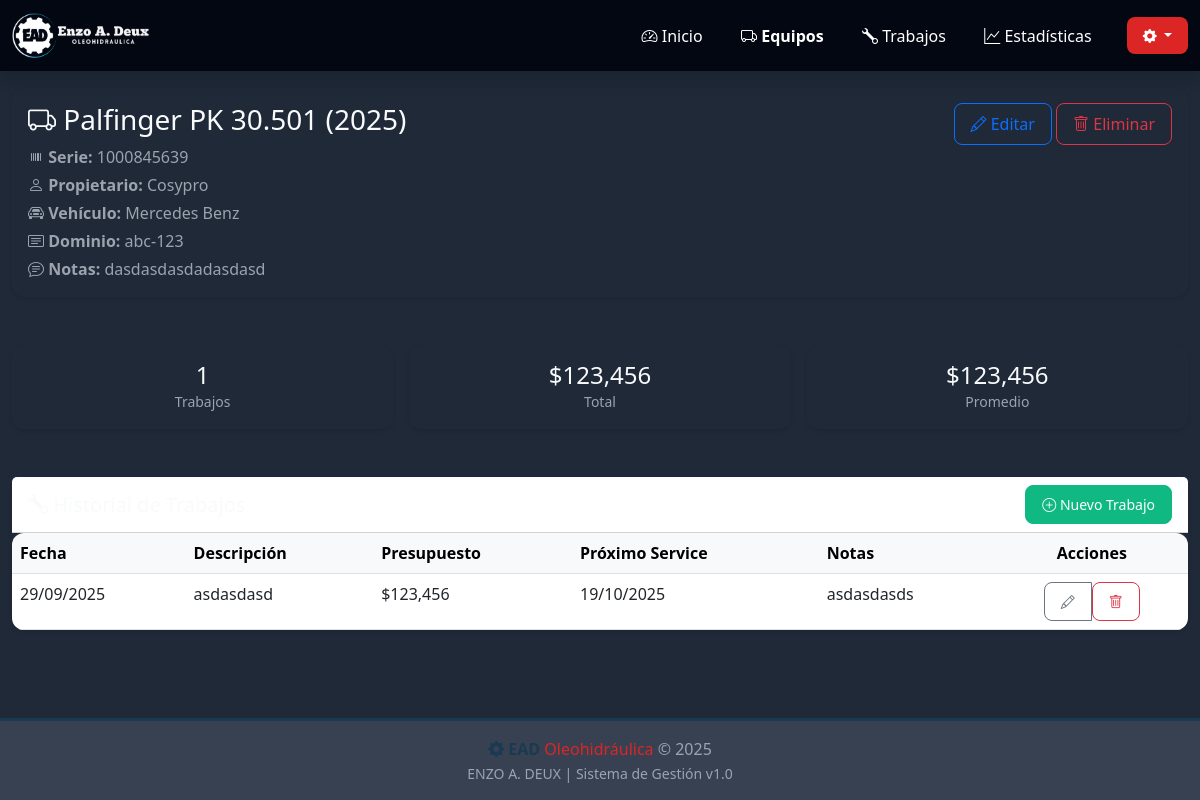
The page /equipo/5 on the database its author committed.
### app_web.py (models this page shows)
class BaseModel(Model):
    class Meta:
        database = db

class Equipment(BaseModel):
    marca = CharField()
    modelo = CharField()
    anio = IntegerField()
    n_serie = CharField()
    propietario = CharField(null=True)
    vehiculo = CharField(null=True)
    dominio = CharField(null=True)
    notes = TextField(null=True)

class Job(BaseModel):
    equipment = ForeignKeyField(Equipment, backref='jobs', on_delete='CASCADE')
    date_done = DateField()
    description = TextField()
    budget = FloatField(default=0.0)
    next_service_days = IntegerField(null=True)
    next_service_date = DateField(null=True)
    notes = TextField(null=True)

### app_web.py (the view)
@app.route('/equipo/<int:equipo_id>')
def equipo_detail(equipo_id):
    equipo = Equipment.get_by_id(equipo_id)
    trabajos = Job.select().where(Job.equipment == equipo).order_by(Job.date_done.desc())
    trabajos_list = []
    total_gastado = 0
    for job in trabajos:
        trabajos_list.append({
            'id': job.id,
            'date': job.date_done.strftime('%d/%m/%Y'),
            'description': job.description,
            'budget': job.budget,
            'next_service': job.next_service_date.strftime('%d/%m/%Y') if job.next_service_date else '-',
            'notes': job.notes or ''
        })
        total_gastado += job.budget
    promedio = total_gastado / len(trabajos_list) if trabajos_list else 0
    return render_template('equipo_detail.html',
                         equipo=equipo,
                         trabajos=trabajos_list,
                         total_gastado=total_gastado,
                         promedio=promedio)

### templates/equipo_detail.html (shortened to what this page needs)
{% extends "base.html" %}
{% block content %}
<div class="animate-slide">
    <div class="row mb-4">
        <div class="col-12">
            <div class="card">
                <div class="card-body">
                    <div class="d-flex justify-content-between align-items-start flex-wrap">
                        <div>
                            <h3 class="mb-2">
                                <i class="bi bi-truck"></i> {{ equipo.marca }} {{ equipo.modelo }} ({{ equipo.anio }})
                            </h3>
                            <div class="text-muted">
                                <p class="mb-1"><i class="bi bi-upc"></i> <strong>Serie:</strong> {{ equipo.n_serie }}</p>
                                {% if equipo.propietario %}
                                <p class="mb-1"><i class="bi bi-person"></i> <strong>Propietario:</strong> {{ equipo.propietario }}</p>
                                {% endif %}
                                {% if equipo.vehiculo %}
                                <p class="mb-1"><i class="bi bi-car-front"></i> <strong>Vehículo:</strong> {{ equipo.vehiculo }}</p>
                                {% endif %}
                                {% if equipo.dominio %}
                                <p class="mb-1"><i class="bi bi-card-text"></i> <strong>Dominio:</strong> {{ equipo.dominio }}</p>
                                {% endif %}
                                {% if equipo.notes %}
                                <p class="mb-0"><i class="bi bi-chat-text"></i> <strong>Notas:</strong> {{ equipo.notes }}</p>
                                {% endif %}
                            </div>
                        </div>
                        <div class="mt-3 mt-md-0">
                            <a href="/equipo/{{ equipo.id }}/editar" class="btn btn-outline-primary">
                                <i class="bi bi-pencil"></i> Editar
                            </a>
                            <button class="btn btn-outline-danger" onclick="confirmarEliminar()">
                                <i class="bi bi-trash"></i> Eliminar
                            </button>
                        </div>
                    </div>
                </div>
            </div>
        </div>
    </div>
    <div class="row g-3 mb-4">
        <div class="col-4">
            <div class="card text-center">
                <div class="card-body">
                    <h4 class="mb-0">{{ trabajos|length }}</h4>
                    <small class="text-muted">Trabajos</small>
                </div>
            </div>
        </div>
        <div class="col-4">
            <div class="card text-center">
                <div class="card-body">
                    <h4 class="mb-0">${{ "{:,.0f}".format(total_gastado) }}</h4>
                    <small class="text-muted">Total</small>
                </div>
            </div>
        </div>
        <div class="col-4">
            <div class="card text-center">
                <div class="card-body">
                    <h4 class="mb-0">${{ "{:,.0f}".format(promedio) }}</h4>
                    <small class="text-muted">Promedio</small>
                </div>
            </div>
        </div>
    </div>
    <div class="row">
        <div class="col-12">
            <div class="card">
                <div class="card-header bg-white d-flex justify-content-between align-items-center">
                    <h5 class="mb-0">
                        <i class="bi bi-wrench"></i> Historial de Trabajos
                    </h5>
                    <a href="/trabajo/nuevo/{{ equipo.id }}" class="btn btn-sm btn-success">
                        <i class="bi bi-plus-circle"></i> Nuevo Trabajo
                    </a>
                </div>
                <div class="card-body p-0">
                    {% if trabajos %}
                    <div class="d-none d-md-block table-responsive">
                        <table class="table table-hover mb-0">
                            <thead class="table-light">
                                <tr>
                                    <th>Fecha</th>
                                    <th>Descripción</th>
                                    <th>Presupuesto</th>
                                    <th>Próximo Service</th>
                                    <th>Notas</th>
                                    <th class="text-center">Acciones</th>
                                </tr>
                            </thead>
                            <tbody>
                                {% for trabajo in trabajos %}
                                <tr>
                                    <td>{{ trabajo.date }}</td>
                                    <td>{{ trabajo.description }}</td>
                                    <td>${{ "{:,.0f}".format(trabajo.budget) }}</td>
                                    <td>{{ trabajo.next_service }}</td>
                                    <td>{{ trabajo.notes if trabajo.notes else '-' }}</td>
                                    <td class="text-center">
                                        <div class="btn-group">
                                            <a href="/trabajo/{{ trabajo.id }}/editar"
                                               class="btn btn-sm btn-outline-secondary">
                                                <i class="bi bi-pencil"></i>
                                            </a>
                                            <form method="post" action="/trabajo/{{ trabajo.id }}/eliminar"
                                                  onsubmit="return confirm('¿Eliminar este trabajo?')"
                                                  style="display: inline;">
                                                <button type="submit" class="btn btn-sm btn-outline-danger">
                                                    <i class="bi bi-trash"></i>
                                                </button>
                                            </form>
                                        </div>
                                    </td>
                                </tr>
                                {% endfor %}
                            </tbody>
                        </table>
                    </div>
                    {% endif %}
                </div>
            </div>
        </div>
    </div>
</div>
{% endblock %}

### templates/base.html (style rules this page uses)
:root { --ead-blue: #1a3a52; --ead-red: #dc2626; --ead-light-blue: #06b6d4; --primary-color: #1a3a52; --secondary-color: #dc2626; --accent-color: #06b6d4; --success-color: #10b981; --danger-color: #ef4444; --warning-color: #f59e0b; --info-color: #06b6d4; --dark-color: #0f2942; --light-gray: #f3f4f6; --bg-color: #ffffff; --bg-secondary: #f8fafc; --text-color: #1f2937; --text-muted: #6b7280; --border-color: #e5e7eb; --card-bg: #ffffff; --navbar-bg: var(--dark-color); --sidebar-bg: var(--dark-color); }
[data-theme="dark"] { --bg-color: #111827; --bg-secondary: #1f2937; --text-color: #f9fafb; --text-muted: #9ca3af; --border-color: #374151; --card-bg: #1f2937; --navbar-bg: #030712; --sidebar-bg: #030712; --light-gray: #374151; }
* { transition: background-color 0.3s ease, color 0.3s ease, border-color 0.3s ease; }
body { background-color: var(--bg-secondary); color: var(--text-color); min-height: 100vh; }
.card { background-color: var(--card-bg); color: var(--text-color); border-color: var(--border-color); }
.text-muted { color: var(--text-muted) !important; }
.table { color: var(--text-color); }
.table-light { background-color: var(--light-gray); color: var(--text-color); }
.card { border: none; box-shadow: 0 2px 4px rgba(0,0,0,0.08); border-radius: 0.75rem; margin-bottom: 1.5rem; transition: all 0.3s; }
.btn { border-radius: 0.5rem; padding: 0.5rem 1rem; transition: all 0.3s; font-weight: 500; }
.btn-success { background-color: var(--success-color); border-color: var(--success-color); }
.table-responsive { border-radius: 0.75rem; overflow: hidden; }
.table-hover tbody tr { transition: all 0.2s; }
.animate-slide { animation: slideIn 0.4s ease-out; }

### rows shown on the page
Equipment: marca "Palfinger", modelo "PK 30.501", anio "2025", n_serie "1000845639", propietario "Cosypro", vehiculo "Mercedes Benz", dominio "abc-123", notes "dasdasdasdadasdasd"
Job: date "29/09/2025", description "asdasdasd", budget "123,456", next_service "19/10/2025", notes "asdasdasds"

### other values the page prints
{{ trabajos|length }} "1"
{{ "{:,.0f}".format(total_gastado) }} "123,456"
{{ "{:,.0f}".format(promedio) }} "123,456"
